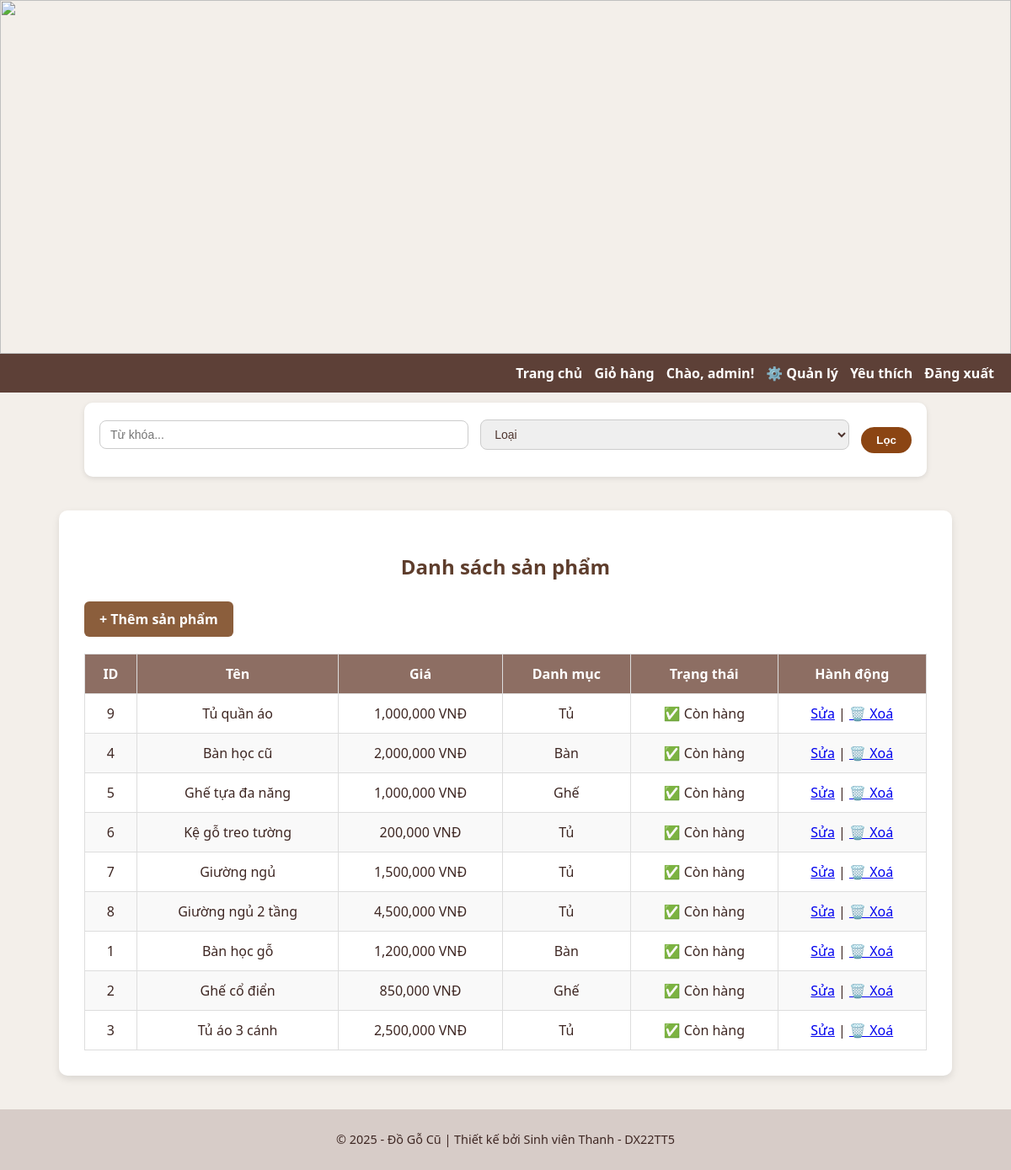
Page /soft/src/admin/product_list.php (signed in) on the committed database.
### tables this page shows
CREATE TABLE `products` (
  `id` int(11) NOT NULL,
  `user_id` int(11) NOT NULL,
  `category_id` int(11) NOT NULL,
  `title` varchar(255) NOT NULL,
  `description` text DEFAULT NULL,
  `price` decimal(10,2) NOT NULL,
  `quantity` int(11) DEFAULT 1,
  `image` varchar(255) DEFAULT NULL,
  `status` enum('available','sold') DEFAULT 'available',
  `created_at` datetime DEFAULT current_timestamp(),
  `approved` tinyint(1) DEFAULT 0
);

CREATE TABLE `categories` (
  `id` int(11) NOT NULL,
  `name` varchar(100) NOT NULL,
  `description` text DEFAULT NULL
);

### soft/src/admin/product_list.php (the view, shortened to what this page needs)
<?php
require_once '../includes/config.php';
$sql = "SELECT p.*, c.name as category
        FROM products p
        JOIN categories c ON p.category_id = c.id
        ORDER BY p.created_at DESC";
$result = $conn->query($sql);
?>
<!DOCTYPE html>
<html lang="vi">
<head>
    <link rel="stylesheet" href="../css/style.css">
</head>
<body>
<?php include '../header.php'; ?>
<div class="admin-container">
    <h2>Danh sách sản phẩm</h2>
    <a href="add_product.php" class="btn">+ Thêm sản phẩm</a>
    <table>
        <thead>
            <tr>
                <th>ID</th>
                <th>Tên</th>
                <th>Giá</th>
                <th>Danh mục</th>
                <th>Trạng thái</th>
                <th>Hành động</th>
            </tr>
        </thead>
        <tbody>
            <?php if ($result->num_rows > 0): ?>
                <?php while ($row = $result->fetch_assoc()): ?>
                    <tr>
                        <td><?= $row['id'] ?></td>
                        <td><?= htmlspecialchars($row['title']) ?></td>
                        <td><?= number_format($row['price']) ?> VNĐ</td>
                        <td><?= htmlspecialchars($row['category']) ?></td>
                        <td><?= $row['status'] === 'available' ? '✅ Còn hàng' : '❌ Đã bán' ?></td>
                        <td>
                            <a href="edit_product.php?id=<?= $row['id'] ?>"> Sửa</a> |
                            <a href="delete_product.php?id=<?= $row['id'] ?>" onclick="return confirm('Bạn có chắc muốn xoá?');">🗑️ Xoá</a>
                        </td>
                    </tr>
                <?php endwhile; ?>
            <?php else: ?>
                <tr><td colspan="6">Không có sản phẩm nào.</td></tr>
            <?php endif; ?>
        </tbody>
    </table>
</div>
<?php include '../footer.php'; ?>
</body>
</html>

### soft/src/css/style.css (style rules this page uses)
body { font-family: 'Segoe UI', sans-serif; background: #f3efea; margin: 0; padding: 0; color: #3e2723; }
.container, .admin-container { max-width: 1000px; margin: 40px auto; background: #ffffff; padding: 30px; border-radius: 10px; box-shadow: 0 4px 10px rgba(0,0,0,0.1); transition: all 0.3s ease; }
h1, h2, h3 { text-align: center; margin-bottom: 25px; color: #5e3d2c; }
.btn, button { display: inline-block; padding: 10px 18px; background: #8b5e3c; color: #fff; border: none; border-radius: 6px; text-decoration: none; font-weight: bold; cursor: pointer; transition: background 0.3s ease, transform 0.2s ease; }
table { width: 100%; border-collapse: collapse; margin-top: 20px; }
th, td { padding: 12px; border: 1px solid #ddd; text-align: center; }
th { background: #8d6e63; color: white; }
tr:nth-child(even) { background: #f9f9f9; }

### rows in the picture
products: id "9", title "Tủ quần áo", price "1,000,000", category.name "Tủ", status "✅ Còn hàng"
products: id "4", title "Bàn học cũ", price "2,000,000", category.name "Bàn", status "✅ Còn hàng"
products: id "5", title "Ghế tựa đa năng", price "1,000,000", category.name "Ghế", status "✅ Còn hàng"
products: id "6", title "Kệ gỗ treo tường", price "200,000", category.name "Tủ", status "✅ Còn hàng"
products: id "7", title "Giường ngủ", price "1,500,000", category.name "Tủ", status "✅ Còn hàng"
products: id "8", title "Giường ngủ 2 tầng", price "4,500,000", category.name "Tủ", status "✅ Còn hàng"
products: id "1", title "Bàn học gỗ", price "1,200,000", category.name "Bàn", status "✅ Còn hàng"
products: id "2", title "Ghế cổ điển", price "850,000", category.name "Ghế", status "✅ Còn hàng"
products: id "3", title "Tủ áo 3 cánh", price "2,500,000", category.name "Tủ", status "✅ Còn hàng"

### other values in the picture
$_SESSION['user'] "admin"
